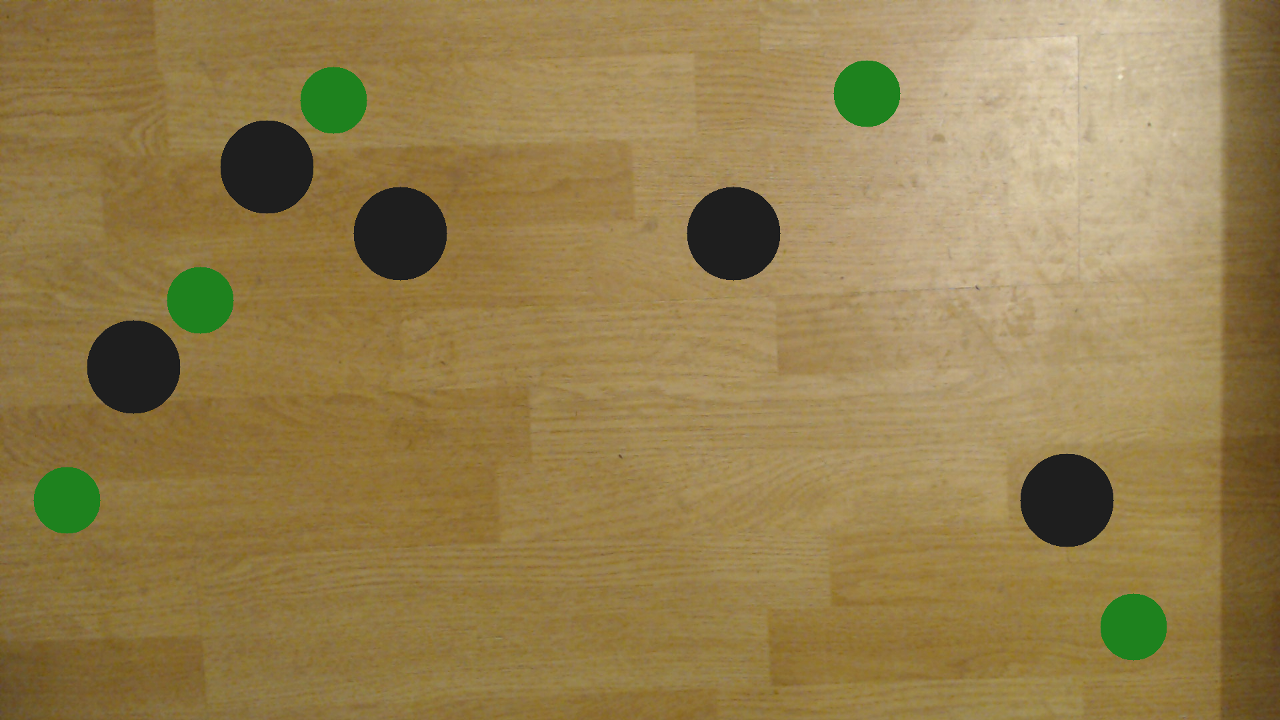
#> input picture Desktop/robotics-loti.05.010-18-19a-student-b87416/labs/lab05/sample02.tiff, 1280 x 720 px
$ python task1.py
#> lines starting #> are read from the running program, lines starting #| are printed output that depends on the picture; after the words box and inside, x2 and y2 are one past the last pixel; in counts of white or black regions, pixels touching at a corner belong together; long printed decimals are rounded
import cv2
import numpy as np

trackbar_value = 90

blobparams = cv2.SimpleBlobDetector_Params()
blobparams.filterByCircularity = False
#blobparams.minDistBetweenBlobs = 200
blobparams.filterByArea = True
blobparams.minArea = 50
blobparams.maxArea = 5000

detector = cv2.SimpleBlobDetector_create(blobparams)

def updateValue(new_value):
    # make sure to write the new value into the global variable
    global trackbar_value
    trackbar_value = new_value
    return

cv2.namedWindow("Threshold")
cv2.createTrackbar("Trackbar", 'Threshold', trackbar_value, 255, updateValue) #trackbari tegemine
#Working with image files stored in the same folder as .py file
#Load the image from the given location


#Thresholding the image (Refer to opencv.org for more details)
while True:
    #print(trackbar_value)
    img_grayscale = cv2.imread('sample02.tiff', 0)
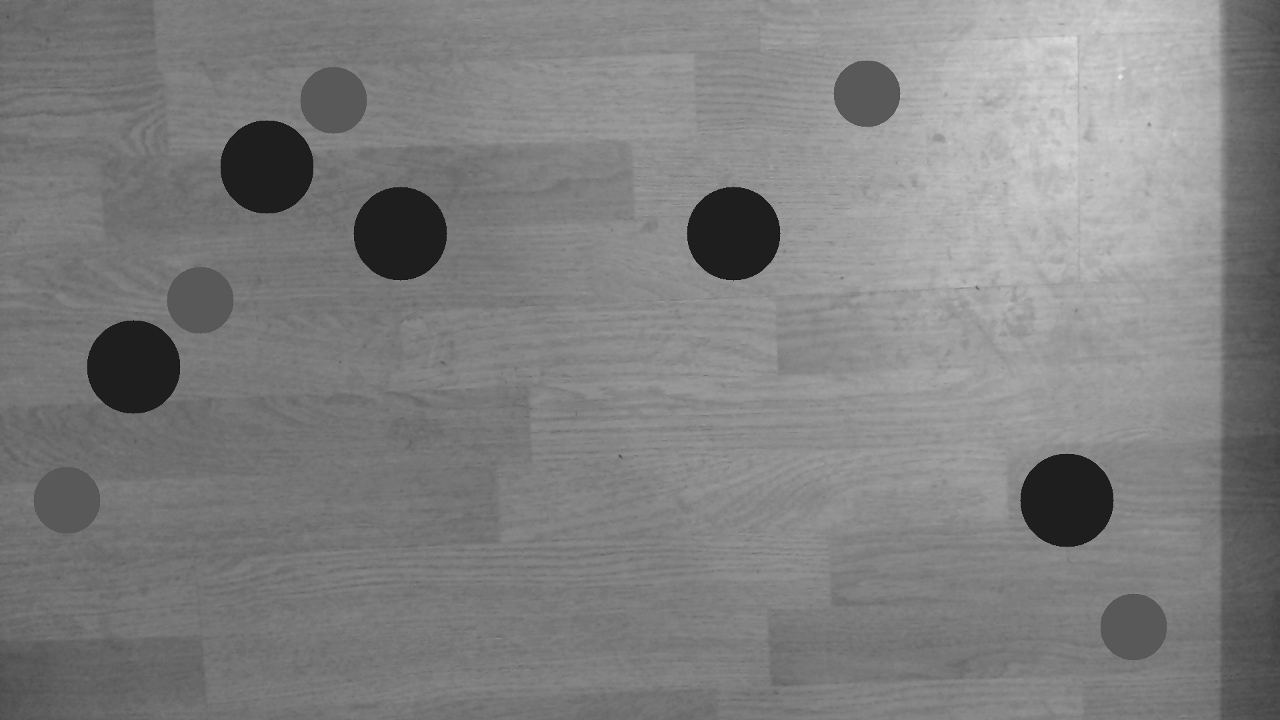
#> img_grayscale: shape (720, 1280); min 14, max 232, mean 127.5
    ret, thresh = cv2.threshold(img_grayscale, trackbar_value, 255, cv2.THRESH_BINARY)
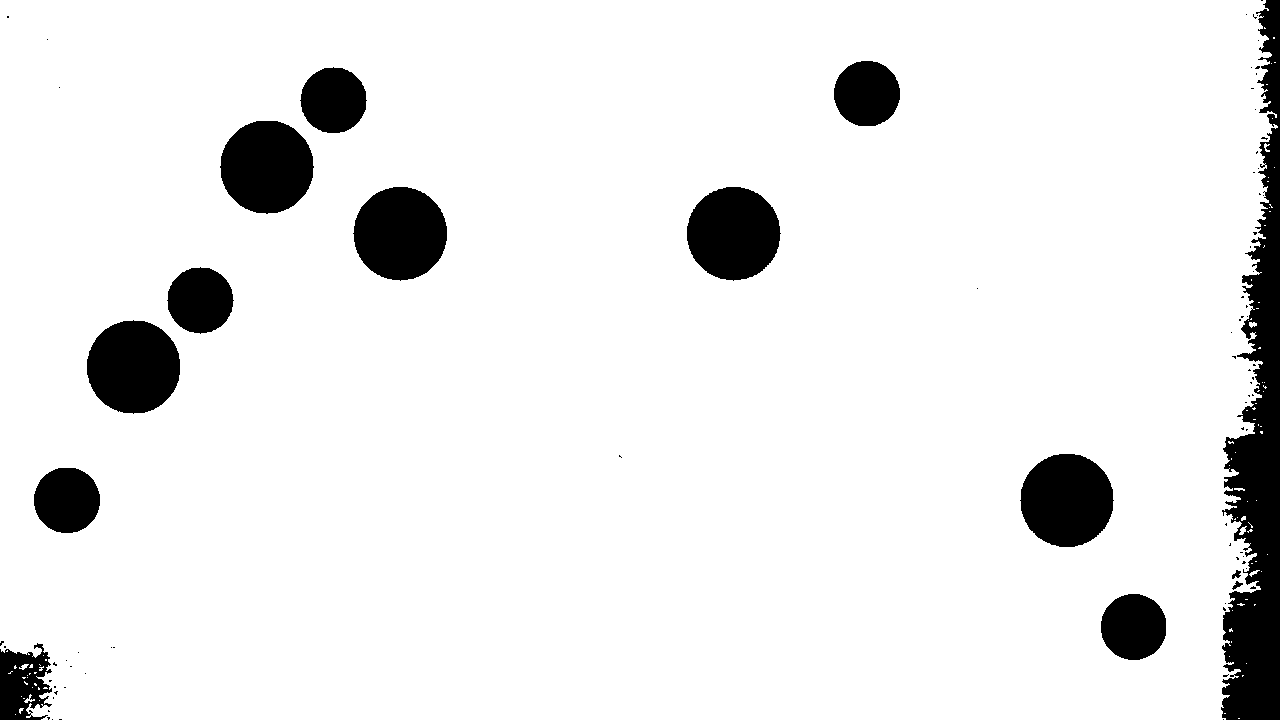
#> thresh: shape (720, 1280); 91.6% white; 84 black regions (70 under 20 px), largest, box (x1, y1, x2, y2) and area: (1221, 0, 1280, 720) 22693, (353, 187, 447, 281) 6856, (87, 320, 180, 414) 6854
#> ret = 90

    img = cv2.imread('sample02.tiff')
#> img is the input picture: shape (720, 1280, 3); mean B, G, R 77.2, 126.5, 148.6
#Load the image from the given location in grayscale

    img = cv2.resize(img, (0,0), fx=0.5, fy=0.5)
#> img: shape (360, 640, 3)
    img_grayscale = cv2.resize(img_grayscale, (0,0), fx=0.5, fy=0.5)
#> img_grayscale: shape (360, 640)
    thresh = cv2.resize(thresh, (0,0), fx=0.5, fy=0.5)
#> thresh: shape (360, 640)

    keypoints = detector.detect(thresh)
#> keypoints = 10 keypoints; (x, y, size): (133, 83, 48), (533, 250, 47.9), (66, 183, 47.9), (366, 116, 47.8), (200, 116, 47.8), (566, 313, 34), (33, 250, 34), (433, 46, 34), (100, 150, 33.9), (166, 50, 33.9)
    for i in keypoints:
        x = i.pt[0]
        y = i.pt[1]
        print(x, y)
        cv2.putText(img, ('x:'+str(int(x))+'y:'+ str(int(y))), (int(x), int(y)), cv2.FONT_HERSHEY_SIMPLEX, 0.5, (255, 0, 255), 2)
#> this loop made 10 passes
#> (i, x, y) on passes 1 to 10: (keypoint at (566.4, 313), size 34, 566.4, 313), (keypoint at (33, 249.6), size 34, 33, 249.6), (keypoint at (533, 249.6), size 47.9, 533, 249.6), (keypoint at (66.3, 183), size 47.9, 66.35, 183), (keypoint at (99.7, 149.7), size 33.9, 99.7, 149.7), (keypoint at (366.3, 116.3), size 47.8, 366.3, 116.3), (keypoint at (199.7, 116.3), size 47.8, 199.7, 116.3), (keypoint at (133, 83), size 48, 133, 83.01), (keypoint at (166.3, 49.7), size 33.9, 166.3, 49.69), (keypoint at (433, 46.4), size 34, 433, 46.37)
#| 566.369 313.0
#| 33.0 249.631
#| 532.996 249.649
#| 66.346 183.006
#| 99.697 149.697
#| 366.309 116.310
#| 199.687 116.313
#| 133.001 83.007
#> (further printed lines are left out)
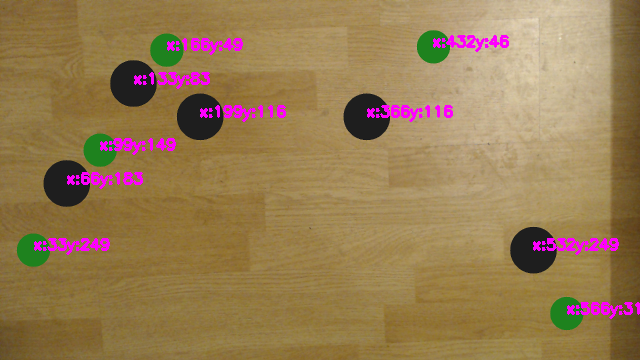
#> img: shape (360, 640, 3); mean B, G, R 82, 123.7, 151.8

    img = cv2.drawKeypoints(img, keypoints, np.array([]), (0,0,255), cv2.DRAW_MATCHES_FLAGS_DRAW_RICH_KEYPOINTS)
#Display the images
    cv2.imshow('Output', img)
#cv2.imshow('Grayscale', img_grayscale)
    cv2.imshow('Threshold', thresh)

    if cv2.waitKey(1) & 0xFF == ord('q'):
#> (key q is pressed here)
        break

cv2.destroyAllWindows()

$ run again, with Desktop/robotics-loti.05.010-18-19a-student-b87416/labs/lab05/sample01.tiff copied over Desktop/robotics-loti.05.010-18-19a-student-b87416/labs/lab05/sample02.tiff
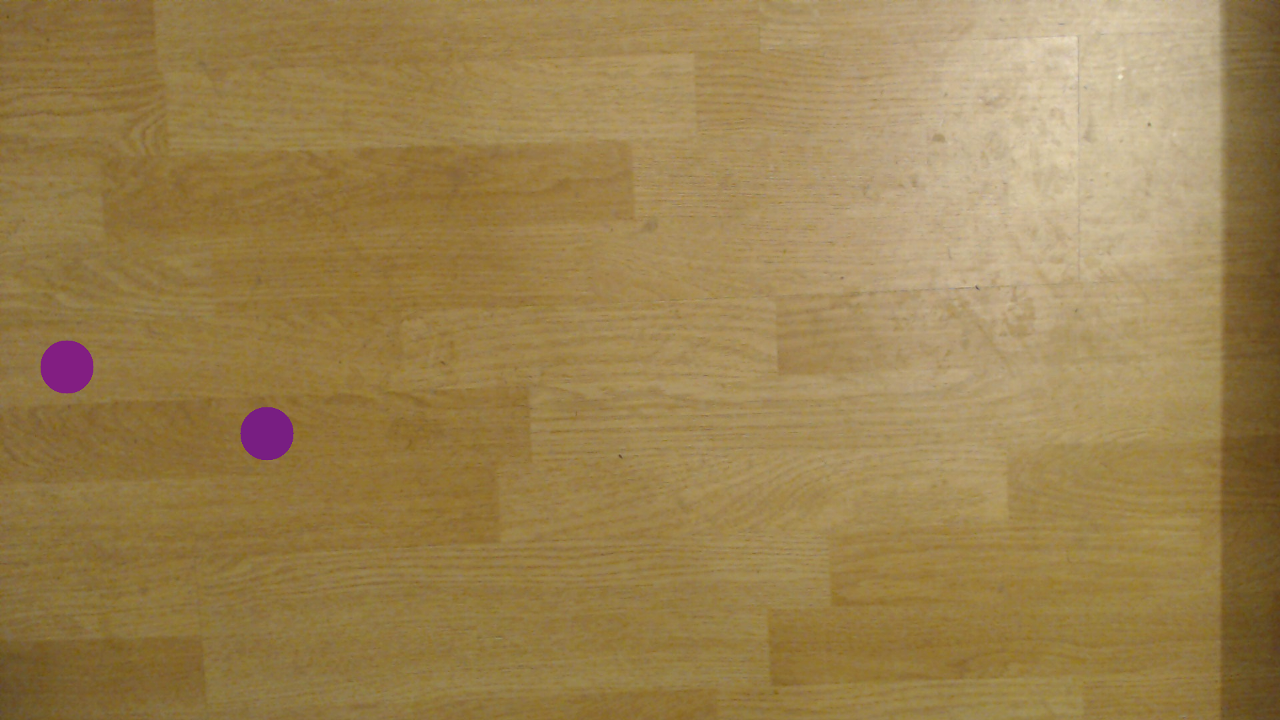
#> input picture Desktop/robotics-loti.05.010-18-19a-student-b87416/labs/lab05/sample01.tiff, 1280 x 720 px
#> `ret, thresh = cv2.threshold(img_grayscale, trackbar_value, 255, cv2.TH..`:
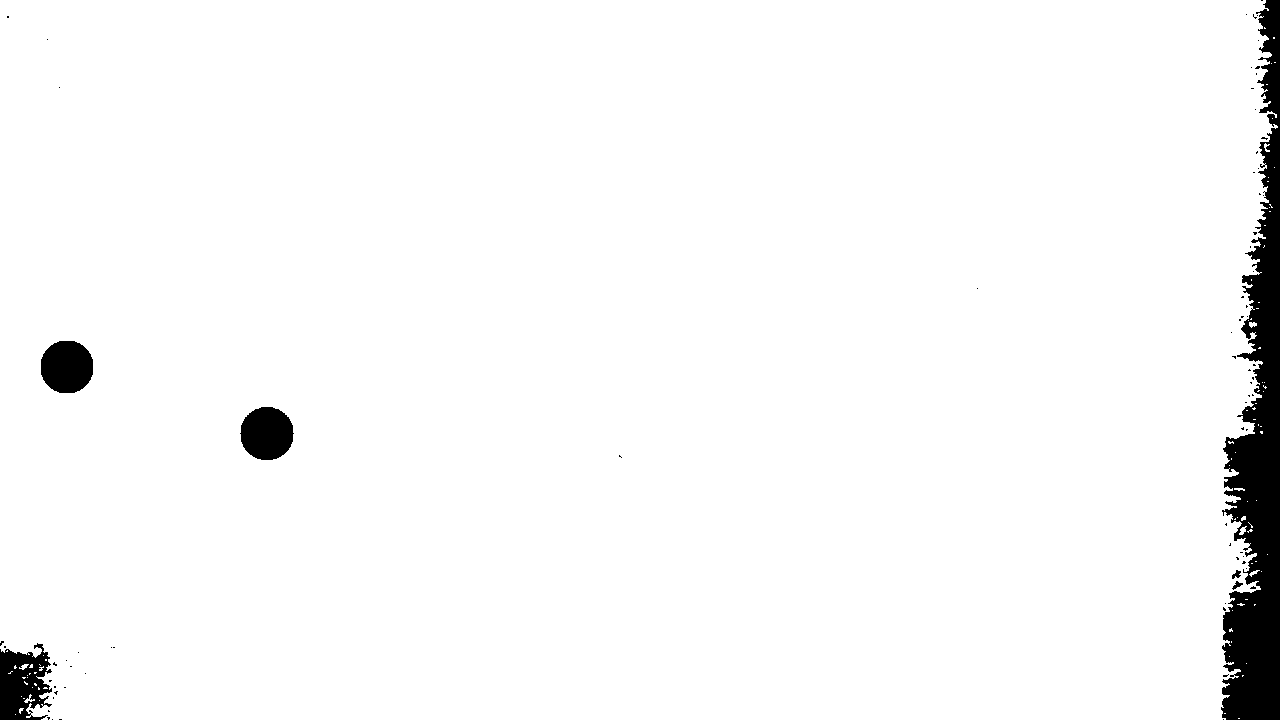
#> thresh: shape (720, 1280); 96.7% white; 76 black regions (70 under 20 px), largest, box (x1, y1, x2, y2) and area: (1221, 0, 1280, 720) 22693, (0, 643, 52, 720) 2790, (240, 407, 294, 460) 2236, (41, 341, 93, 393) 2212, (1232, 570, 1241, 579) 46, (1232, 581, 1243, 590) 43
#> ret = 90
#> img is the input picture: shape (720, 1280, 3); mean B, G, R 79.9, 129.6, 155.4
#> keypoints = 2 keypoints; (x, y, size): (133, 216, 28), (33, 183, 27.9)
#> the loop `for i in keypoints:` made 2 passes
#> (i, x, y) on passes 1 to 2: (keypoint at (133, 216.3), size 28, 133, 216.3), (keypoint at (33, 183), size 27.9, 33, 183)
#> (printed output is left out)
#> after the loop `for i in keypoints:`:
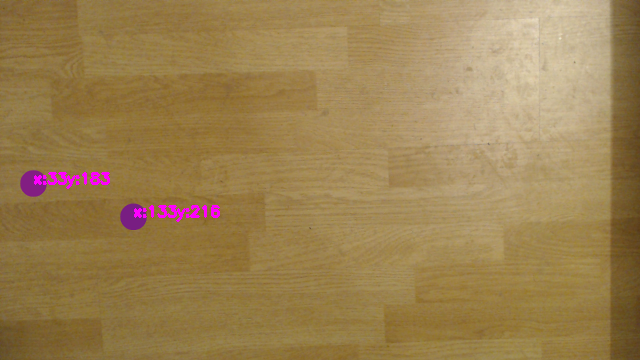
#> img: shape (360, 640, 3); mean B, G, R 80.9, 129.2, 156
